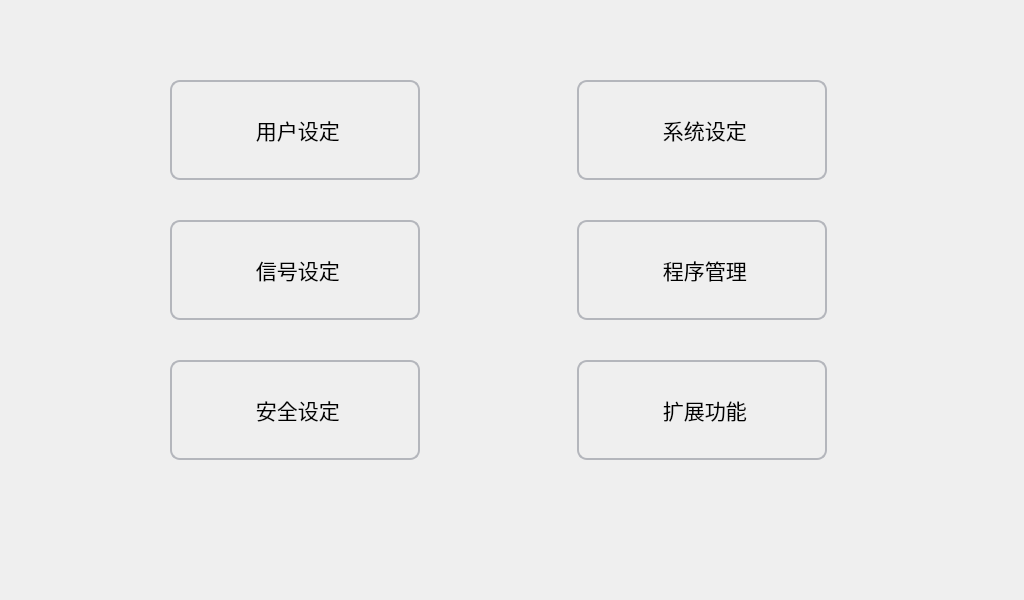
<?xml version="1.0" encoding="UTF-8"?>
<ui version="4.0">
 <class>SetPage</class>
 <widget class="QWidget" name="SetPage">
  <property name="geometry">
   <rect>
    <x>0</x>
    <y>0</y>
    <width>1024</width>
    <height>600</height>
   </rect>
  </property>
  <property name="minimumSize">
   <size>
    <width>1024</width>
    <height>600</height>
   </size>
  </property>
  <property name="maximumSize">
   <size>
    <width>1024</width>
    <height>600</height>
   </size>
  </property>
  <property name="windowTitle">
   <string>Form</string>
  </property>
  <widget class="QStackedWidget" name="stackedWidget">
   <property name="geometry">
    <rect>
     <x>0</x>
     <y>0</y>
     <width>1024</width>
     <height>600</height>
    </rect>
   </property>
   <property name="minimumSize">
    <size>
     <width>1024</width>
     <height>600</height>
    </size>
   </property>
   <property name="maximumSize">
    <size>
     <width>1024</width>
     <height>600</height>
    </size>
   </property>
   <property name="currentIndex">
    <number>0</number>
   </property>
   <widget class="QWidget" name="page">
    <widget class="QPushButton" name="Btn_sysSet">
     <property name="geometry">
      <rect>
       <x>577</x>
       <y>80</y>
       <width>250</width>
       <height>100</height>
      </rect>
     </property>
     <property name="sizePolicy">
      <sizepolicy hsizetype="Fixed" vsizetype="Fixed">
       <horstretch>0</horstretch>
       <verstretch>0</verstretch>
      </sizepolicy>
     </property>
     <property name="maximumSize">
      <size>
       <width>250</width>
       <height>100</height>
      </size>
     </property>
     <property name="font">
      <font>
       <pointsize>16</pointsize>
       <bold>false</bold>
      </font>
     </property>
     <property name="styleSheet">
      <string notr="true">QPushButton
{
    border-style:solid; /*边框风格*/
    border-width:2px;/*边框宽度*/
    border-color:#B4B6BC; /*边框颜色*/
    border-radius:10px; /*边框倒角*/
}
QPushButton:pressed
{
    border-style:outset; /*边框风格*/
    background-color:qlineargradient(x1: 0, y1: 0, x2: 0, y2: 1, stop:0 #00befa, stop: 1 #0160ea);/*背景色*/
    border-width:2px;/*边框宽度*/
    border-color:#0055ff; /*边框颜色*/
    border-radius:10px; /*边框倒角*/
}</string>
     </property>
     <property name="text">
      <string> 系统设定</string>
     </property>
     <property name="icon">
      <iconset resource="../resource.qrc">
       <normaloff>:/main_images/system.png</normaloff>:/main_images/system.png</iconset>
     </property>
     <property name="iconSize">
      <size>
       <width>80</width>
       <height>80</height>
      </size>
     </property>
    </widget>
    <widget class="QPushButton" name="Btn_progSet">
     <property name="geometry">
      <rect>
       <x>577</x>
       <y>220</y>
       <width>250</width>
       <height>100</height>
      </rect>
     </property>
     <property name="sizePolicy">
      <sizepolicy hsizetype="Fixed" vsizetype="Fixed">
       <horstretch>0</horstretch>
       <verstretch>0</verstretch>
      </sizepolicy>
     </property>
     <property name="maximumSize">
      <size>
       <width>250</width>
       <height>100</height>
      </size>
     </property>
     <property name="font">
      <font>
       <pointsize>16</pointsize>
       <bold>false</bold>
      </font>
     </property>
     <property name="styleSheet">
      <string notr="true">QPushButton
{
    border-style:solid; /*边框风格*/
    border-width:2px;/*边框宽度*/
    border-color:#B4B6BC; /*边框颜色*/
    border-radius:10px; /*边框倒角*/
}
QPushButton:pressed
{
    border-style:outset; /*边框风格*/
    background-color:qlineargradient(x1: 0, y1: 0, x2: 0, y2: 1, stop:0 #00befa, stop: 1 #0160ea);/*背景色*/
    border-width:2px;/*边框宽度*/
    border-color:#0055ff; /*边框颜色*/
    border-radius:10px; /*边框倒角*/
}</string>
     </property>
     <property name="text">
      <string> 程序管理</string>
     </property>
     <property name="icon">
      <iconset resource="../resource.qrc">
       <normaloff>:/main_images/stack.png</normaloff>:/main_images/stack.png</iconset>
     </property>
     <property name="iconSize">
      <size>
       <width>80</width>
       <height>80</height>
      </size>
     </property>
    </widget>
    <widget class="QPushButton" name="Btn_safeSet">
     <property name="geometry">
      <rect>
       <x>170</x>
       <y>360</y>
       <width>250</width>
       <height>100</height>
      </rect>
     </property>
     <property name="sizePolicy">
      <sizepolicy hsizetype="Fixed" vsizetype="Fixed">
       <horstretch>0</horstretch>
       <verstretch>0</verstretch>
      </sizepolicy>
     </property>
     <property name="maximumSize">
      <size>
       <width>250</width>
       <height>100</height>
      </size>
     </property>
     <property name="font">
      <font>
       <pointsize>16</pointsize>
       <bold>false</bold>
      </font>
     </property>
     <property name="styleSheet">
      <string notr="true">QPushButton
{
    border-style:solid; /*边框风格*/
    border-width:2px;/*边框宽度*/
    border-color:#B4B6BC; /*边框颜色*/
    border-radius:10px; /*边框倒角*/
}
QPushButton:pressed
{
    border-style:outset; /*边框风格*/
    background-color:qlineargradient(x1: 0, y1: 0, x2: 0, y2: 1, stop:0 #00befa, stop: 1 #0160ea);/*背景色*/
    border-width:2px;/*边框宽度*/
    border-color:#0055ff; /*边框颜色*/
    border-radius:10px; /*边框倒角*/
}</string>
     </property>
     <property name="text">
      <string> 安全设定</string>
     </property>
     <property name="icon">
      <iconset resource="../resource.qrc">
       <normaloff>:/main_images/safepoint.png</normaloff>:/main_images/safepoint.png</iconset>
     </property>
     <property name="iconSize">
      <size>
       <width>80</width>
       <height>80</height>
      </size>
     </property>
    </widget>
    <widget class="QPushButton" name="Btn_signalSet">
     <property name="geometry">
      <rect>
       <x>170</x>
       <y>220</y>
       <width>250</width>
       <height>100</height>
      </rect>
     </property>
     <property name="sizePolicy">
      <sizepolicy hsizetype="Fixed" vsizetype="Fixed">
       <horstretch>0</horstretch>
       <verstretch>0</verstretch>
      </sizepolicy>
     </property>
     <property name="maximumSize">
      <size>
       <width>250</width>
       <height>100</height>
      </size>
     </property>
     <property name="font">
      <font>
       <pointsize>16</pointsize>
       <bold>false</bold>
      </font>
     </property>
     <property name="styleSheet">
      <string notr="true">QPushButton
{
    border-style:solid; /*边框风格*/
    border-width:2px;/*边框宽度*/
    border-color:#B4B6BC; /*边框颜色*/
    border-radius:10px; /*边框倒角*/
}
QPushButton:pressed
{
    border-style:outset; /*边框风格*/
    background-color:qlineargradient(x1: 0, y1: 0, x2: 0, y2: 1, stop:0 #00befa, stop: 1 #0160ea);/*背景色*/
    border-width:2px;/*边框宽度*/
    border-color:#0055ff; /*边框颜色*/
    border-radius:10px; /*边框倒角*/
}</string>
     </property>
     <property name="text">
      <string> 信号设定</string>
     </property>
     <property name="icon">
      <iconset resource="../resource.qrc">
       <normaloff>:/main_images/signal.png</normaloff>:/main_images/signal.png</iconset>
     </property>
     <property name="iconSize">
      <size>
       <width>80</width>
       <height>80</height>
      </size>
     </property>
    </widget>
    <widget class="QPushButton" name="Btn_exFuncSet">
     <property name="geometry">
      <rect>
       <x>577</x>
       <y>360</y>
       <width>250</width>
       <height>100</height>
      </rect>
     </property>
     <property name="sizePolicy">
      <sizepolicy hsizetype="Fixed" vsizetype="Fixed">
       <horstretch>0</horstretch>
       <verstretch>0</verstretch>
      </sizepolicy>
     </property>
     <property name="maximumSize">
      <size>
       <width>250</width>
       <height>100</height>
      </size>
     </property>
     <property name="font">
      <font>
       <pointsize>16</pointsize>
       <bold>false</bold>
      </font>
     </property>
     <property name="styleSheet">
      <string notr="true">QPushButton
{
    border-style:solid; /*边框风格*/
    border-width:2px;/*边框宽度*/
    border-color:#B4B6BC; /*边框颜色*/
    border-radius:10px; /*边框倒角*/
}
QPushButton:pressed
{
    border-style:outset; /*边框风格*/
    background-color:qlineargradient(x1: 0, y1: 0, x2: 0, y2: 1, stop:0 #00befa, stop: 1 #0160ea);/*背景色*/
    border-width:2px;/*边框宽度*/
    border-color:#0055ff; /*边框颜色*/
    border-radius:10px; /*边框倒角*/
}</string>
     </property>
     <property name="text">
      <string> 扩展功能</string>
     </property>
     <property name="icon">
      <iconset resource="../resource.qrc">
       <normaloff>:/main_images/machinepara.png</normaloff>:/main_images/machinepara.png</iconset>
     </property>
     <property name="iconSize">
      <size>
       <width>80</width>
       <height>80</height>
      </size>
     </property>
    </widget>
    <widget class="QPushButton" name="Btn_userSet">
     <property name="geometry">
      <rect>
       <x>170</x>
       <y>80</y>
       <width>250</width>
       <height>100</height>
      </rect>
     </property>
     <property name="sizePolicy">
      <sizepolicy hsizetype="Fixed" vsizetype="Fixed">
       <horstretch>0</horstretch>
       <verstretch>0</verstretch>
      </sizepolicy>
     </property>
     <property name="maximumSize">
      <size>
       <width>250</width>
       <height>100</height>
      </size>
     </property>
     <property name="font">
      <font>
       <pointsize>16</pointsize>
       <bold>false</bold>
      </font>
     </property>
     <property name="styleSheet">
      <string notr="true">QPushButton
{
    border-style:solid; /*边框风格*/
    border-width:2px;/*边框宽度*/
    border-color:#B4B6BC; /*边框颜色*/
    border-radius:10px; /*边框倒角*/
}
QPushButton:pressed
{
    border-style:outset; /*边框风格*/
    background-color:qlineargradient(x1: 0, y1: 0, x2: 0, y2: 1, stop:0 #00befa, stop: 1 #0160ea);/*背景色*/
    border-width:2px;/*边框宽度*/
    border-color:#0055ff; /*边框颜色*/
    border-radius:10px; /*边框倒角*/
}</string>
     </property>
     <property name="text">
      <string> 用户设定</string>
     </property>
     <property name="icon">
      <iconset resource="../resource.qrc">
       <normaloff>:/main_images/product.png</normaloff>:/main_images/product.png</iconset>
     </property>
     <property name="iconSize">
      <size>
       <width>80</width>
       <height>80</height>
      </size>
     </property>
    </widget>
   </widget>
   <widget class="QWidget" name="page_2"/>
  </widget>
 </widget>
 <resources>
  <include location="../resource.qrc"/>
 </resources>
 <connections/>
</ui>
